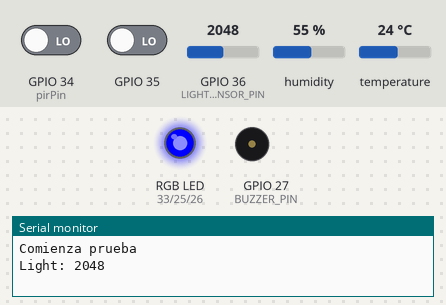
Recording of a sketch running on a simulated ESP32. Shown: an RGB LED mixed from three pins (HIGH = lit), buzzer (waves = sounding), the last lines printed to the serial monitor. Dashed ring = blinking. Inputs (shaded band) come from the test bench; at power-on: GPIO 35 LOW, GPIO 36 (LIGHT_SENSOR_PIN) = 2048, GPIO 34 (pirPin) LOW, humidity 55 %, temperature 24 °C.

Above: at 1.4 s.
1.5 s: GPIO 35 driven HIGH
At 1.72 s:
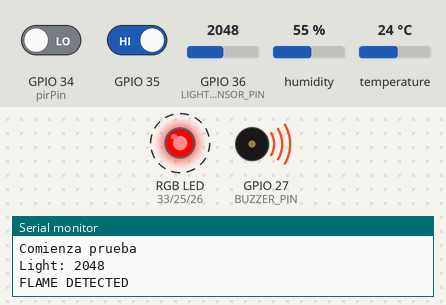
12.0 s: GPIO 35 driven LOW
At 12.9 s:
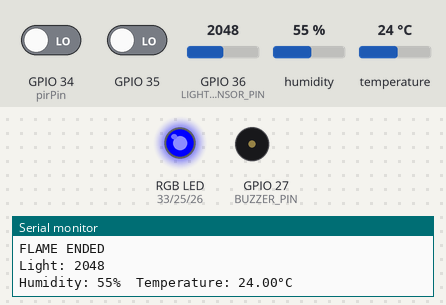
13.6 s: GPIO 36 (LIGHT_SENSOR_PIN) set to 1967
At 14.5 s:
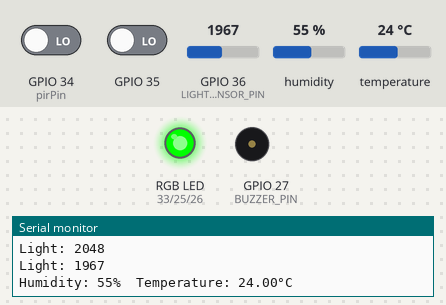
15.6 s: GPIO 36 (LIGHT_SENSOR_PIN) set to 1065
17.3 s: GPIO 36 (LIGHT_SENSOR_PIN) set to 955
At 18.7 s:
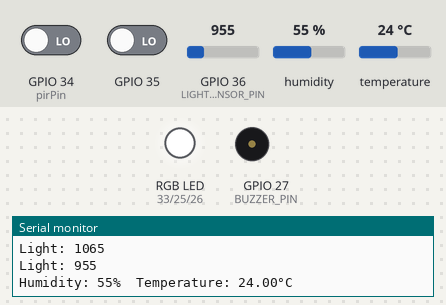
Timing chart, 0 to 20.3 s (numbered marks = the images above; inputs shaded):
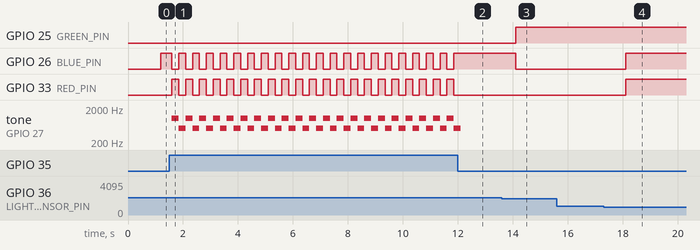

Measured:
- the behaviour switches between 2001 and 2000 on GPIO 36 (LIGHT_SENSOR_PIN) (found by bisection; images 2 and 3)
- the behaviour switches between 1001 and 1000 on GPIO 36 (LIGHT_SENSOR_PIN) (found by bisection; images 3 and 4)
- after the input at 1.5 s, GPIO 26 (BLUE_PIN), GPIO 33 (RED_PIN): alternates HIGH for 0.25 s and LOW for 0.25 s, starting after 0.10 s; tone on GPIO 27 (BUZZER_PIN): alternates 1000 Hz for 0.25 s and 500 Hz for 0.25 s, starting after 0.10 s
- after the input at 12.0 s, GPIO 26 (BLUE_PIN): stops changing and stays HIGH; GPIO 33 (RED_PIN): stops changing and stays LOW
- after the input at 13.6 s, GPIO 25 (GREEN_PIN): LOW → HIGH after 0.50 s; GPIO 26 (BLUE_PIN): HIGH → LOW after 0.50 s
- after the input at 17.3 s, GPIO 26 (BLUE_PIN), GPIO 33 (RED_PIN): LOW → HIGH after 0.80 s

The sketch:

main.ino
```cpp
/* Example code for HC-SR501 PIR motion sensor with Arduino. More info: www.www.makerguides.com */

#include "MotionSensor.h"
#include "Actuator.h"
#include "LightSensor.h"
#include "DHT.h"  //Cambiar la libreria
#include "FlameDetector.h"
#include "Alarm.h"


// Define connection pins:

// Motion Sensor PINs
#define pirPin 34  //NARANJA
#define ledPin 13

// DHT pins
#define DHTPIN 32      //AZUL
#define DHTTYPE DHT11  // DHT 11

// Light Sensor pins
#define LIGHT_SENSOR_PIN 36

// Flame Sensor pins
#define FLAME_DIGITAL 35
#define FLAME_ANALOG 39

//RGB LED pins
#define RED_PIN 33
#define GREEN_PIN 25
#define BLUE_PIN 26

//Buzzer pins
#define BUZZER_PIN 27

//Bluetooth pins
#define TX_PIN 1
#define RX_PIN 0


MotionSensor motion(pirPin);
DHT dht(DHTPIN, DHTTYPE);
LightSensor light(LIGHT_SENSOR_PIN);
FlameDetector flame(FLAME_DIGITAL, FLAME_ANALOG);
Actuator actuator(BUZZER_PIN, RED_PIN, GREEN_PIN, BLUE_PIN);
Alarm alarmFlameMotion;

unsigned long time_now = 0;
unsigned long time_now2 = 0;
uint16_t speed = 0;

void setup() {
  // Configure the pins as input or output:
  Serial.begin(9600);
  Serial.println("Comienza prueba");

  dht.begin();
  flame.enableFlameDetection();
  motion.enableMotionDetection();

  actuator.setRGBColor(0, 0, 0);
  actuator.turnOffRGB();
  actuator.turnOffBuzzer();
  alarmFlameMotion.configureAlarmActuator(actuator);

  time_now = millis();
  time_now2 = millis();
}


void loop() {

  /************* FLAME DETECTION**********/
  if (flame.isFlameDetected()) {
    alarmFlameMotion.activateFlameAlarm();
    //BT.write("FLAME DETECTED");
    //actuator.setRGBColor(0, 255, 0);
    //actuator.turnOnRGB();
    Serial.println("FLAME DETECTED");
  } else if (flame.isFlameEnded()) {
    alarmFlameMotion.deactivateFlameAlarm();
    //BT.write("FLAME ENDED");
    //actuator.setRGBColor(0, 0, 255);
    //actuator.turnOnRGB();
    Serial.println("FLAME ENDED");
  } else {
    //nothing
  }

  /************ MOTION DETECTION **********/
  if (motion.isMotionDetected()) {
    Serial.println("Motion detected");
    //BT.write("Motion detected");
    alarmFlameMotion.activateMotionAlarm();
    //actuator.setRGBColor(0, 255, 255);
    //actuator.turnOnRGB();
  } else if (motion.isMotionEnded()) {
    //BT.write("Motion ended");
    Serial.println("Motion ended");
    alarmFlameMotion.deactivateMotionAlarm();
    //actuator.setRGBColor(255, 255, 255);
    //actuator.turnOnRGB();
  } else {
    //nothing
  }

  /**************** LIGHT SENSOR *********/
  if (!alarmFlameMotion.getIsFlameActivated()) {
    if (millis() >= (time_now2 + 1000)) {
      time_now2 = millis();
      String mensaje = "Light: " + String(light.getLightValue());
      Serial.println(mensaje);
      LightLevel l = light.getLightLevel();
      if (l == DARK) {
        actuator.setRGBColor(255, 255, 255);
        //actuator.setBuzzerFrequency(1000);
        //actuator.turnOnBuzzer();
        actuator.turnOnRGB();

      } else if (l == LOW_LIGHT) {
        actuator.setRGBColor(0, 255, 0);
        //actuator.setBuzzerFrequency(500);
        //actuator.turnOnBuzzer();
        actuator.turnOnRGB();

      } else if (l == NORMAL_LIGHT) {
        actuator.setRGBColor(0, 0, 255);
        //actuator.setBuzzerFrequency(2000);
        //actuator.turnOnBuzzer();
        actuator.turnOnRGB();

      } else if (l == HIGH_LIGHT) {
        actuator.setRGBColor(255, 0, 0);
        //actuator.setBuzzerFrequency(1500);
        //actuator.turnOnBuzzer();
        actuator.turnOnRGB();
      } else {
        //nothing
      }
    }
  } else {
    //nothing
  }

  /*************** TEMP AND HUM ***********/
  if (millis() >= (time_now + 2000)) {
    time_now = millis();
    uint8_t h = dht.readHumidity();
    float t = dht.readTemperature();
    if (isnan(h) || isnan(t)) {
      Serial.println(F("Failed to read from DHT sensor!"));
    } else {
      String mensaje = "Temperatura: " + String(t) + " ºC, Humedad: " + String(h) + " %";
      Serial.print(F("Humidity: "));
      Serial.print(h);
      Serial.print(F("%  Temperature: "));
      Serial.print(t);
      Serial.println(F("°C "));
    }
  } else {
    //nothing
  }
}
```

Actuator.cpp
```cpp
/**
 * @file Actuator.cpp
 * @brief Implementation of the Actuator class.
 * @author Fabio Antonio Valente
 */

#include "Actuator.h"
#include "esp32-hal-timer.h"
#include "esp32-hal-ledc.h"


/**
 * @brief Constructs an Actuator object with the specified buzzer pin and RGB LED pins.
 *
 * @param buzzer_pin The pin connected to the buzzer.
 * @param redPin The pin number for the red color of the RGB LED.
 * @param greenPin The pin number for the green color of the RGB LED.
 * @param bluePin The pin number for the blue color of the RGB LED.
 */
Actuator::Actuator(uint8_t buzzer_pin, uint8_t redPin, uint8_t greenPin, uint8_t bluePin) {
    this->buzzer_pin = buzzer_pin;
    pinMode(buzzer_pin, OUTPUT);
    this->_buzzerIsOn = false;
    this->frequency = 0;
    this->duration = 0;
    this->redPin = redPin;
    this->greenPin = greenPin;
    this->bluePin = bluePin;
    this->red = 0;
    this->green = 0;
    this->blue = 0;
    this->RGBIsOn = false;
    ledcAttach(redPin, 12000, 8);
    ledcAttach(bluePin, 12000, 8);
    ledcAttach(greenPin, 12000, 8);
}

/**
 * @brief Constructs an Actuator object.
 */
Actuator::Actuator() {
    this->buzzer_pin = 0;
    this->_buzzerIsOn = false;
    this->frequency = 0;
    this->duration = 0;
    this->redPin = 0;
    this->greenPin = 0;
    this->bluePin = 0;
}
/**
 * @brief Destructor for the Actuator class.
 */
Actuator::~Actuator() {
    // Destructor
    turnOffBuzzer();
    turnOffRGB();
    ledcDetach(redPin);
    ledcDetach(bluePin);
    ledcDetach(greenPin);
}

/**
 * @brief Turns off the buzzer.
 */
void Actuator::turnOffBuzzer(void) {
    noTone(buzzer_pin);
    this->_buzzerIsOn = false;
}

/**
 * @brief Turns on the buzzer with the specified frequency and duration.
 */
void Actuator::turnOnBuzzer(void) {
    tone(buzzer_pin, frequency, duration);
    this->_buzzerIsOn = true;
}

/**
 * @brief Sets the frequency of the buzzer.
 * @param frequency The frequency to set.
 */
void Actuator::setBuzzerFrequency(unsigned int frequency) {
    this->frequency = frequency;
    if(_buzzerIsOn) {
        turnOnBuzzer();
    } else {
        turnOffBuzzer();
    }
}

/**
 * @brief Sets the duration of the buzzer.
 * @param duration The duration to set.
 */
void Actuator::setBuzzerDuration(unsigned int duration = 0) {
    this->duration = duration;
}

/**
 * @brief Checks if the buzzer is currently on.
 * @return True if the buzzer is on, false otherwise.
 */
bool Actuator::buzzerIsOn(void) {
    return this->_buzzerIsOn;
}

/**
 * @brief Turns on the RGB LED with the current color settings.
 */
void Actuator::turnOnRGB() {
    ledcWrite(redPin, red);
    ledcWrite(greenPin, green);
    ledcWrite(bluePin, blue);
    this->RGBIsOn = true;
}

/**
 * @brief Turns off the RGB LED.
 */
void Actuator::turnOffRGB() {
    ledcWrite(redPin, 0);
    ledcWrite(greenPin, 0);
    ledcWrite(bluePin, 0);
    this->RGBIsOn = false;
}

/**
 * @brief Sets the color of the RGB LED.
 *
 * @param red The intensity of the red color (0-255).
 * @param green The intensity of the green color (0-255).
 * @param blue The intensity of the blue color (0-255).
 */
void Actuator::setRGBColor(uint16_t red, uint16_t green, uint16_t blue) {
    if (red > 255) {
        this->red = 255;
    } else if (red < 0) {
        this->red = 0;
    } else {
        this->red = red;
    }
    if (green > 255) {
        this->green = 255;
    } else if (green < 0) {
        this->green = 0;
    } else {
        this->green = green;
    }
    if (blue > 255) {
        this->blue = 255;
    } else if (blue < 0) {
        this->blue = 0;
    } else {
        this->blue = blue;
    }
    if (RGBIsOn) {
        turnOnRGB();
    } else {
        turnOffRGB();
    }
}
```

Actuator.h
```cpp
#ifndef ACTUATOR_H
#define ACTUATOR_H

#include "Arduino.h"
#include "esp32-hal-timer.h"
#include "esp32-hal-ledc.h"

/**
 * @brief The Actuator class represents an actuator component.
 *
 * This class provides methods to control the buzzer and RGB LED. It allows turning the buzzer on/off, setting the frequency and duration, checking if the buzzer is currently turned on, turning the RGB LED on/off, and setting the color of the RGB LED.
 */
class Actuator {
public:
    /**
     * @brief Constructs an Actuator object with the specified buzzer pin and RGB LED pins.
     *
     * @param buzzer_pin The pin connected to the buzzer.
     * @param redPin The pin number for the red color of the RGB LED.
     * @param greenPin The pin number for the green color of the RGB LED.
     * @param bluePin The pin number for the blue color of the RGB LED.
     */
    Actuator(uint8_t buzzer_pin, uint8_t redPin, uint8_t greenPin, uint8_t bluePin);

    /**
     * @brief Constructs an Actuator object.
     */
    Actuator();

    /**
     * @brief Destroys the Actuator object.
     */
    ~Actuator();

    /**
     * @brief Turns off the buzzer.
     */
    void turnOffBuzzer(void);

    /**
     * @brief Turns on the buzzer.
     */
    void turnOnBuzzer(void);

    /**
     * @brief Sets the frequency of the buzzer.
     *
     * @param frequency The frequency to set.
     */
    void setBuzzerFrequency(unsigned int frequency);

    /**
     * @brief Sets the duration of the buzzer.
     *
     * @param duration The duration to set.
     */
    void setBuzzerDuration(unsigned int duration);

    /**
     * @brief Checks if the buzzer is currently turned on.
     *
     * @return True if the buzzer is turned on, false otherwise.
     */
    bool buzzerIsOn(void);

    /**
     * @brief Turns on the RGB LED.
     */
    void turnOnRGB(void);

    /**
     * @brief Turns off the RGB LED.
     */
    void turnOffRGB(void);

    /**
     * @brief Sets the color of the RGB LED.
     *
     * @param red The intensity of the red color (0-255).
     * @param green The intensity of the green color (0-255).
     * @param blue The intensity of the blue color (0-255).
     */
    void setRGBColor(uint16_t red, uint16_t green, uint16_t blue);

private:
    uint8_t buzzer_pin; // The pin connected to the buzzer
    unsigned int frequency; // The frequency of the buzzer
    unsigned int duration; // The duration of the buzzer
    bool _buzzerIsOn; // Flag indicating if the buzzer is turned on

    uint8_t redPin; /**< The pin number for the red color. */
    uint8_t greenPin; /**< The pin number for the green color. */
    uint8_t bluePin; /**< The pin number for the blue color. */
    uint16_t red; /**< The intensity of the red color (0-255). */
    uint16_t green; /**< The intensity of the green color (0-255). */
    uint16_t blue; /**< The intensity of the blue color (0-255). */
    bool RGBIsOn; /**< Indicates whether the RGB LED is turned on or off. */

};

#endif
```

Alarm.cpp
```cpp
#include "esp32-hal-timer.h"
/**
 * @file Alarm.cpp
 * @brief Implementation of the Alarm class.
 * @author Fabio Antonio Valente
 */
#include "Alarm.h"

Actuator _act;  // Actuator object
hw_timer_t * alarmTimer = NULL;

static bool changeColor = false;  // change color flag
static bool changeTone = false;  // change tone flag


/**
 * @brief Blinks the LEDs and the buzzer.
 *
 * This function is called by the alarmTimer interrupt and is responsible for blinking the LEDs and the buzzer.
 * It alternates between two colors based on the changeColor flag.
 */
static void IRAM_ATTR blinkLEDsBuzzer() {

    if(changeColor) {
        _act.setBuzzerFrequency(1000);
        _act.setRGBColor(255, 0, 0);
        changeColor = false;
    } else {
        _act.setBuzzerFrequency(500);
        _act.setRGBColor(0, 0, 255);
        changeColor = true;
    }
}

/**
 * @brief Changes the tone of the buzzer.
 *
 * This function is called by the alarmTimer interrupt and is responsible for changing the tone of the buzzer.
 * It alternates between two frequencies based on the changeTone flag.
 */
static void IRAM_ATTR changeBuzzerTone(){
      _act.turnOnBuzzer();
    if(changeTone){
        _act.setBuzzerFrequency(1000);
        changeTone = false;
    } else {
        _act.setBuzzerFrequency(500);
        changeTone = true;
    }
}

/**
 * @brief Constructor for the Alarm class.
 *
 * This constructor is responsible for initializing the Alarm object.
 * It sets the isActivated flag to false.
 */
Alarm::Alarm() {
    isFlameActivated = false;
    isMotionActivated = false;
}

/**
 * @brief Destructor for the Alarm class.
 *
 * This destructor is responsible for cleaning up resources used by the Alarm object.
 * It detaches the interrupt from alarmTimer, stops alarmTimer, turns off the RGB LED, and turns off the buzzer.
 */
Alarm::~Alarm() {
    // Destructor
    timerDetachInterrupt(alarmTimer);
    timerEnd(alarmTimer);
    _act.turnOffRGB();
    _act.turnOffBuzzer();
}

/**
 * @brief Activates the Flame alarm.
 *
 * This function activates the Flame alarm by setting the flameIsActivated flag to true.
 * It initializes alarmTimer with a period of 1 second and attaches the blinkLEDsBuzzer function to the interrupt.
 */
void Alarm::activateFlameAlarm() {
    if(getIsMotionActivated()){
        deactivateMotionAlarm();
    }
    alarmTimer = timerBegin(1000000);
    timerAttachInterrupt(alarmTimer, &blinkLEDsBuzzer);
    timerAlarm(alarmTimer, 250000, true, 0);
    isFlameActivated = true;
    _act.setRGBColor(255, 0, 0);
    _act.setBuzzerFrequency(1000);
    _act.turnOnRGB();
    _act.turnOnBuzzer();
    changeColor = false;
}

/**
 * @brief Deactivates the Flame alarm.
 *
 * This function deactivates the Flame alarm by setting the flameIsActivated flag to false.
 * It detaches the interrupt from alarmTimer, stops alarmTimer, turns off the RGB LED, and turns off the buzzer.
 */
void Alarm::deactivateFlameAlarm() {
    if(getIsFlameActivated()){
        isFlameActivated = false;
        timerDetachInterrupt(alarmTimer);
        timerEnd(alarmTimer);
        alarmTimer = NULL;
        _act.turnOffRGB();  // turn off the RGB LED
        _act.turnOffBuzzer();  // turn off the buzzer
    }
}

/**
 * @brief Activates the Motion alarm.
 *
 * This function activates the MOtion alarm by setting the motionIsActivated flag to true.
 * It initializes alarmTimer with a period of 1 second and attaches the changeBuzzerTone function to the interrupt.
 */
void Alarm::activateMotionAlarm() {
    if(!getIsFlameActivated()){
        isMotionActivated = true;
        alarmTimer = timerBegin(1000000);
        timerAttachInterrupt(alarmTimer, &changeBuzzerTone);
        timerAlarm(alarmTimer, 250000, true, 0);
        _act.setBuzzerFrequency(1000);
        _act.turnOnBuzzer();
        changeTone = false;
    }
}

/**
 * @brief Deactivates the Motion alarm.
 *
 * This function deactivates the Motion alarm by setting the motionIsActivated flag to false.
 * It detaches the interrupt from alarmTimer, stops alarmTimer, and turns off the buzzer.
 */
void Alarm::deactivateMotionAlarm() {
    if(getIsMotionActivated() && !getIsFlameActivated()){
        isMotionActivated = false;
        timerDetachInterrupt(alarmTimer);
        timerEnd(alarmTimer);
        alarmTimer = NULL;
        _act.turnOffBuzzer();  // turn off the buzzer
    }
}

/**
 * @brief Configures the alarm actuator.
 *
 * This function configures the alarm actuator by setting the _act member variable to the actuator parameter.
 *
 * @param actuator The actuator to configure.
 */
void Alarm::configureAlarmActuator(Actuator &actuator) {
    _act = actuator;
}

/**
 * @brief Gets the activation status of the Flame alarm.
 *
 * This function returns the current activation status of the Flame alarm.
 *
 * @return True if the Flame alarm is activated, false otherwise.
 */
bool Alarm::getIsFlameActivated() {
    return isFlameActivated;
}

/**
 * @brief Gets the activation status of the Motion alarm.
 *
 * This function returns the current activation status of the Motion alarm.
 *
 * @return True if the Motion alarm is activated, false otherwise.
 */
bool Alarm::getIsMotionActivated() {
    return isMotionActivated;
}
```

Alarm.h
```cpp
#ifndef ALARM_H
#define ALARM_H

#include "esp32-hal-timer.h"
#include "esp32-hal-ledc.h"
#include "Actuator.h"

/**
 * @brief The Alarm class represents an alarm system.
 *
 * This class provides methods to activate and deactivate the alarm, configure the alarm LEDs and buzzer,
 * and get the current state of the alarm.
 */
class Alarm {
public:
    /**
     * @brief Constructs an Alarm object.
     */
    Alarm();  // Constructor

    /**
     * @brief Destroys the Alarm object.
     */
    ~Alarm();  // Destructor

    /**
     * @brief Activates the Flame Detectionalarm.
     *
     * This method activates the Flame alarm system.
     */
    void activateFlameAlarm();  // Método para activar la alarma

    /**
     * @brief Deactivates the alarm.
     *
     * This method deactivates the alarm system.
     */
    void deactivateFlameAlarm();  // Método para desactivar la alarma

    /**
     * @brief Gets the activation state of the alarm.
     *
     * This method returns the current activation state of the alarm.
     *
     * @return true if the alarm is activated, false otherwise.
     */
    bool getIsFlameActivated(); // Método para obtener el estado de la alarma

    /**
     * @brief Activates the Motion Detectionalarm.
     *
     * This method activates the Motion alarm system.
     */
    void activateMotionAlarm();  // Método para activar la alarma

    /**
     * @brief Deactivates the Motion alarm.
     *
     * This method deactivates the Motion alarm system.
     */
    void deactivateMotionAlarm();  // Método para desactivar la alarma

    /**
     * @brief Gets the activation state of the alarm.
     *
     * This method returns the current activation state of the alarm.
     *
     * @return true if the alarm is activated, false otherwise.
     */
    bool getIsMotionActivated(); // Método para obtener el estado de la alarma

    /**
     * @brief Configures the alarm actuator.
     *
     * This method configures the alarm actuator.
     *
     * @param actuator The actuator to configure.
     */
    void configureAlarmActuator(Actuator &actuator);

private:
    bool isFlameActivated; // Flame alarm activation state
    bool isMotionActivated; // Motion alarm activation state
};

#endif
```

Source omitted: FlameDetector.cpp (2962 bytes), FlameDetector.h (2150 bytes), LightSensor.cpp (1110 bytes), LightSensor.h (1567 bytes), MotionSensor.cpp (3945 bytes), MotionSensor.h (969 bytes)
